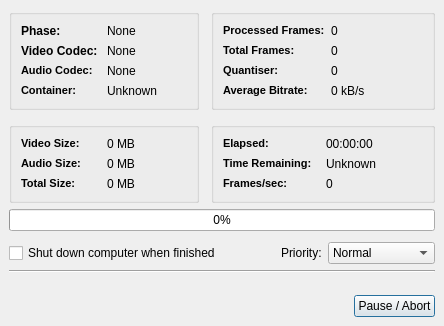
<ui version="4.0" >
 <class>Dialog</class>
 <widget class="QDialog" name="Dialog" >
  <property name="geometry" >
   <rect>
    <x>0</x>
    <y>0</y>
    <width>444</width>
    <height>326</height>
   </rect>
  </property>
  <property name="windowTitle" >
   <string>Encoding...</string>
  </property>
  <layout class="QVBoxLayout" >
   <property name="margin" >
    <number>9</number>
   </property>
   <property name="spacing" >
    <number>6</number>
   </property>
   <item>
    <layout class="QVBoxLayout" >
     <property name="margin" >
      <number>0</number>
     </property>
     <property name="spacing" >
      <number>6</number>
     </property>
     <item>
      <layout class="QGridLayout" >
       <property name="margin" >
        <number>0</number>
       </property>
       <property name="spacing" >
        <number>12</number>
       </property>
       <item row="0" column="0" >
        <widget class="QGroupBox" name="groupBox" >
         <property name="sizePolicy" >
          <sizepolicy>
           <hsizetype>4</hsizetype>
           <vsizetype>5</vsizetype>
           <horstretch>1</horstretch>
           <verstretch>0</verstretch>
          </sizepolicy>
         </property>
         <property name="minimumSize" >
          <size>
           <width>190</width>
           <height>0</height>
          </size>
         </property>
         <property name="title" >
          <string/>
         </property>
         <layout class="QGridLayout" >
          <property name="margin" >
           <number>9</number>
          </property>
          <property name="spacing" >
           <number>6</number>
          </property>
          <item row="0" column="0" >
           <widget class="QLabel" name="label_2" >
            <property name="font" >
             <font>
              <weight>75</weight>
              <bold>true</bold>
             </font>
            </property>
            <property name="text" >
             <string>Phase:</string>
            </property>
           </widget>
          </item>
          <item row="1" column="0" >
           <widget class="QLabel" name="label_4" >
            <property name="font" >
             <font>
              <weight>75</weight>
              <bold>true</bold>
             </font>
            </property>
            <property name="text" >
             <string>Video Codec:</string>
            </property>
           </widget>
          </item>
          <item row="1" column="1" >
           <widget class="QLabel" name="labelVidCodec" >
            <property name="text" >
             <string>None</string>
            </property>
           </widget>
          </item>
          <item row="0" column="1" >
           <widget class="QLabel" name="labelPhasis" >
            <property name="text" >
             <string>None</string>
            </property>
           </widget>
          </item>
          <item row="3" column="1" >
           <widget class="QLabel" name="labelContainer" >
            <property name="text" >
             <string>Unknown</string>
            </property>
           </widget>
          </item>
          <item row="3" column="0" >
           <widget class="QLabel" name="label_8" >
            <property name="text" >
             <string>&lt;html>&lt;head>&lt;meta name="qrichtext" content="1" />&lt;style type="text/css">
p, li { white-space: pre-wrap; }
&lt;/style>&lt;/head>&lt;body style=" font-family:'MS Shell Dlg 2'; font-size:8.25pt; font-weight:400; font-style:normal; text-decoration:none;">
&lt;p style=" margin-top:0px; margin-bottom:0px; margin-left:0px; margin-right:0px; -qt-block-indent:0; text-indent:0px;">&lt;span style=" font-size:8pt; font-weight:600;">Container:&lt;/span>&lt;/p>&lt;/body>&lt;/html></string>
            </property>
           </widget>
          </item>
          <item row="2" column="1" >
           <widget class="QLabel" name="labelAudCodec" >
            <property name="text" >
             <string>None</string>
            </property>
           </widget>
          </item>
          <item row="2" column="0" >
           <widget class="QLabel" name="label_6" >
            <property name="text" >
             <string>&lt;html>&lt;head>&lt;meta name="qrichtext" content="1" />&lt;style type="text/css">
p, li { white-space: pre-wrap; }
&lt;/style>&lt;/head>&lt;body style=" font-family:'MS Shell Dlg 2'; font-size:8.25pt; font-weight:400; font-style:normal; text-decoration:none;">
&lt;p style=" margin-top:0px; margin-bottom:0px; margin-left:0px; margin-right:0px; -qt-block-indent:0; text-indent:0px;">&lt;span style=" font-size:8pt; font-weight:600;">Audio Codec:&lt;/span>&lt;/p>&lt;/body>&lt;/html></string>
            </property>
           </widget>
          </item>
         </layout>
        </widget>
       </item>
       <item row="1" column="1" >
        <widget class="QGroupBox" name="groupBox_4" >
         <property name="sizePolicy" >
          <sizepolicy>
           <hsizetype>7</hsizetype>
           <vsizetype>5</vsizetype>
           <horstretch>0</horstretch>
           <verstretch>0</verstretch>
          </sizepolicy>
         </property>
         <property name="minimumSize" >
          <size>
           <width>210</width>
           <height>0</height>
          </size>
         </property>
         <property name="title" >
          <string/>
         </property>
         <layout class="QGridLayout" >
          <property name="margin" >
           <number>9</number>
          </property>
          <property name="spacing" >
           <number>6</number>
          </property>
          <item row="2" column="1" >
           <widget class="QLabel" name="labelFps" >
            <property name="text" >
             <string>0</string>
            </property>
           </widget>
          </item>
          <item row="1" column="1" >
           <widget class="QLabel" name="labelETA" >
            <property name="text" >
             <string>Unknown</string>
            </property>
           </widget>
          </item>
          <item row="0" column="1" >
           <widget class="QLabel" name="labelElapsed" >
            <property name="text" >
             <string>00:00:00</string>
            </property>
           </widget>
          </item>
          <item row="0" column="0" >
           <widget class="QLabel" name="label_24" >
            <property name="text" >
             <string>&lt;html>&lt;head>&lt;meta name="qrichtext" content="1" />&lt;style type="text/css">
p, li { white-space: pre-wrap; }
&lt;/style>&lt;/head>&lt;body style=" font-family:'MS Shell Dlg 2'; font-size:8.25pt; font-weight:400; font-style:normal; text-decoration:none;">
&lt;p style=" margin-top:0px; margin-bottom:0px; margin-left:0px; margin-right:0px; -qt-block-indent:0; text-indent:0px;">&lt;span style=" font-size:8pt; font-weight:600;">Elapsed:&lt;/span>&lt;/p>&lt;/body>&lt;/html></string>
            </property>
           </widget>
          </item>
          <item row="1" column="0" >
           <widget class="QLabel" name="label_26" >
            <property name="text" >
             <string>&lt;html>&lt;head>&lt;meta name="qrichtext" content="1" />&lt;style type="text/css">
p, li { white-space: pre-wrap; }
&lt;/style>&lt;/head>&lt;body style=" font-family:'MS Shell Dlg 2'; font-size:8.25pt; font-weight:400; font-style:normal; text-decoration:none;">
&lt;p style=" margin-top:0px; margin-bottom:0px; margin-left:0px; margin-right:0px; -qt-block-indent:0; text-indent:0px;">&lt;span style=" font-size:8pt; font-weight:600;">Time Remaining:&lt;/span>&lt;/p>&lt;/body>&lt;/html></string>
            </property>
           </widget>
          </item>
          <item row="2" column="0" >
           <widget class="QLabel" name="label_28" >
            <property name="text" >
             <string>&lt;html>&lt;head>&lt;meta name="qrichtext" content="1" />&lt;style type="text/css">
p, li { white-space: pre-wrap; }
&lt;/style>&lt;/head>&lt;body style=" font-family:'MS Shell Dlg 2'; font-size:8.25pt; font-weight:400; font-style:normal; text-decoration:none;">
&lt;p style=" margin-top:0px; margin-bottom:0px; margin-left:0px; margin-right:0px; -qt-block-indent:0; text-indent:0px;">&lt;span style=" font-size:8pt; font-weight:600;">Frames/sec:&lt;/span>&lt;/p>&lt;/body>&lt;/html></string>
            </property>
           </widget>
          </item>
         </layout>
        </widget>
       </item>
       <item row="1" column="0" >
        <widget class="QGroupBox" name="groupBox_3" >
         <property name="sizePolicy" >
          <sizepolicy>
           <hsizetype>5</hsizetype>
           <vsizetype>5</vsizetype>
           <horstretch>0</horstretch>
           <verstretch>0</verstretch>
          </sizepolicy>
         </property>
         <property name="minimumSize" >
          <size>
           <width>180</width>
           <height>0</height>
          </size>
         </property>
         <property name="title" >
          <string/>
         </property>
         <layout class="QGridLayout" >
          <property name="margin" >
           <number>9</number>
          </property>
          <property name="spacing" >
           <number>6</number>
          </property>
          <item row="2" column="1" >
           <widget class="QLabel" name="labelTotalSize" >
            <property name="text" >
             <string>0 MB</string>
            </property>
           </widget>
          </item>
          <item row="2" column="0" >
           <widget class="QLabel" name="label_22" >
            <property name="text" >
             <string>&lt;html>&lt;head>&lt;meta name="qrichtext" content="1" />&lt;style type="text/css">
p, li { white-space: pre-wrap; }
&lt;/style>&lt;/head>&lt;body style=" font-family:'MS Shell Dlg 2'; font-size:8.25pt; font-weight:400; font-style:normal; text-decoration:none;">
&lt;p style=" margin-top:0px; margin-bottom:0px; margin-left:0px; margin-right:0px; -qt-block-indent:0; text-indent:0px;">&lt;span style=" font-size:8pt; font-weight:600;">Total Size:&lt;/span>&lt;/p>&lt;/body>&lt;/html></string>
            </property>
           </widget>
          </item>
          <item row="1" column="1" >
           <widget class="QLabel" name="labelAudioSize" >
            <property name="text" >
             <string>0 MB</string>
            </property>
           </widget>
          </item>
          <item row="1" column="0" >
           <widget class="QLabel" name="label_20" >
            <property name="text" >
             <string>&lt;html>&lt;head>&lt;meta name="qrichtext" content="1" />&lt;style type="text/css">
p, li { white-space: pre-wrap; }
&lt;/style>&lt;/head>&lt;body style=" font-family:'MS Shell Dlg 2'; font-size:8.25pt; font-weight:400; font-style:normal; text-decoration:none;">
&lt;p style=" margin-top:0px; margin-bottom:0px; margin-left:0px; margin-right:0px; -qt-block-indent:0; text-indent:0px;">&lt;span style=" font-size:8pt; font-weight:600;">Audio Size:&lt;/span>&lt;/p>&lt;/body>&lt;/html></string>
            </property>
           </widget>
          </item>
          <item row="0" column="1" >
           <widget class="QLabel" name="labelVideoSize" >
            <property name="text" >
             <string>0 MB</string>
            </property>
            <property name="alignment" >
             <set>Qt::AlignLeading|Qt::AlignLeft|Qt::AlignVCenter</set>
            </property>
           </widget>
          </item>
          <item row="0" column="0" >
           <widget class="QLabel" name="label_18" >
            <property name="text" >
             <string>&lt;html>&lt;head>&lt;meta name="qrichtext" content="1" />&lt;style type="text/css">
p, li { white-space: pre-wrap; }
&lt;/style>&lt;/head>&lt;body style=" font-family:'MS Shell Dlg 2'; font-size:8.25pt; font-weight:400; font-style:normal; text-decoration:none;">
&lt;p style=" margin-top:0px; margin-bottom:0px; margin-left:0px; margin-right:0px; -qt-block-indent:0; text-indent:0px;">&lt;span style=" font-size:8pt; font-weight:600;">Video Size:&lt;/span>&lt;/p>&lt;/body>&lt;/html></string>
            </property>
           </widget>
          </item>
         </layout>
        </widget>
       </item>
       <item row="0" column="1" >
        <widget class="QGroupBox" name="groupBox_2" >
         <property name="sizePolicy" >
          <sizepolicy>
           <hsizetype>7</hsizetype>
           <vsizetype>5</vsizetype>
           <horstretch>0</horstretch>
           <verstretch>0</verstretch>
          </sizepolicy>
         </property>
         <property name="minimumSize" >
          <size>
           <width>210</width>
           <height>0</height>
          </size>
         </property>
         <property name="title" >
          <string/>
         </property>
         <layout class="QGridLayout" >
          <property name="margin" >
           <number>9</number>
          </property>
          <property name="spacing" >
           <number>6</number>
          </property>
          <item row="0" column="0" >
           <widget class="QLabel" name="label_10" >
            <property name="text" >
             <string>&lt;html>&lt;head>&lt;meta name="qrichtext" content="1" />&lt;style type="text/css">
p, li { white-space: pre-wrap; }
&lt;/style>&lt;/head>&lt;body style=" font-family:'MS Shell Dlg 2'; font-size:8.25pt; font-weight:400; font-style:normal; text-decoration:none;">
&lt;p style=" margin-top:0px; margin-bottom:0px; margin-left:0px; margin-right:0px; -qt-block-indent:0; text-indent:0px;">&lt;span style=" font-size:8pt; font-weight:600;">Processed Frames:&lt;/span>&lt;/p>&lt;/body>&lt;/html></string>
            </property>
           </widget>
          </item>
          <item row="1" column="0" >
           <widget class="QLabel" name="label_12" >
            <property name="text" >
             <string>&lt;html>&lt;head>&lt;meta name="qrichtext" content="1" />&lt;style type="text/css">
p, li { white-space: pre-wrap; }
&lt;/style>&lt;/head>&lt;body style=" font-family:'MS Shell Dlg 2'; font-size:8.25pt; font-weight:400; font-style:normal; text-decoration:none;">
&lt;p style=" margin-top:0px; margin-bottom:0px; margin-left:0px; margin-right:0px; -qt-block-indent:0; text-indent:0px;">&lt;span style=" font-size:8pt; font-weight:600;">Total Frames:&lt;/span>&lt;/p>&lt;/body>&lt;/html></string>
            </property>
           </widget>
          </item>
          <item row="0" column="1" >
           <widget class="QLabel" name="labelFrame" >
            <property name="text" >
             <string>0</string>
            </property>
            <property name="alignment" >
             <set>Qt::AlignLeading|Qt::AlignLeft|Qt::AlignVCenter</set>
            </property>
           </widget>
          </item>
          <item row="3" column="1" >
           <widget class="QLabel" name="labelVidBitrate" >
            <property name="text" >
             <string>0 kB/s</string>
            </property>
           </widget>
          </item>
          <item row="3" column="0" >
           <widget class="QLabel" name="label_16" >
            <property name="text" >
             <string>&lt;html>&lt;head>&lt;meta name="qrichtext" content="1" />&lt;style type="text/css">
p, li { white-space: pre-wrap; }
&lt;/style>&lt;/head>&lt;body style=" font-family:'MS Shell Dlg 2'; font-size:8.25pt; font-weight:400; font-style:normal; text-decoration:none;">
&lt;p style=" margin-top:0px; margin-bottom:0px; margin-left:0px; margin-right:0px; -qt-block-indent:0; text-indent:0px;">&lt;span style=" font-size:8pt; font-weight:600;">Average Bitrate:&lt;/span>&lt;/p>&lt;/body>&lt;/html></string>
            </property>
           </widget>
          </item>
          <item row="2" column="1" >
           <widget class="QLabel" name="labelQz" >
            <property name="text" >
             <string>0</string>
            </property>
           </widget>
          </item>
          <item row="2" column="0" >
           <widget class="QLabel" name="label_14" >
            <property name="text" >
             <string>&lt;html>&lt;head>&lt;meta name="qrichtext" content="1" />&lt;style type="text/css">
p, li { white-space: pre-wrap; }
&lt;/style>&lt;/head>&lt;body style=" font-family:'MS Shell Dlg 2'; font-size:8.25pt; font-weight:400; font-style:normal; text-decoration:none;">
&lt;p style=" margin-top:0px; margin-bottom:0px; margin-left:0px; margin-right:0px; -qt-block-indent:0; text-indent:0px;">&lt;span style=" font-size:8pt; font-weight:600;">Quantiser:&lt;/span>&lt;/p>&lt;/body>&lt;/html></string>
            </property>
           </widget>
          </item>
          <item row="1" column="1" >
           <widget class="QLabel" name="labelTotalFrame" >
            <property name="text" >
             <string>0</string>
            </property>
           </widget>
          </item>
         </layout>
        </widget>
       </item>
      </layout>
     </item>
     <item>
      <spacer>
       <property name="orientation" >
        <enum>Qt::Vertical</enum>
       </property>
       <property name="sizeHint" >
        <size>
         <width>20</width>
         <height>6</height>
        </size>
       </property>
      </spacer>
     </item>
     <item>
      <widget class="QProgressBar" name="progressBar" >
       <property name="value" >
        <number>0</number>
       </property>
       <property name="orientation" >
        <enum>Qt::Horizontal</enum>
       </property>
      </widget>
     </item>
     <item>
      <spacer>
       <property name="orientation" >
        <enum>Qt::Vertical</enum>
       </property>
       <property name="sizeHint" >
        <size>
         <width>20</width>
         <height>10</height>
        </size>
       </property>
      </spacer>
     </item>
     <item>
      <layout class="QHBoxLayout" >
       <property name="margin" >
        <number>0</number>
       </property>
       <property name="spacing" >
        <number>6</number>
       </property>
       <item>
        <widget class="QCheckBox" name="checkBoxShutdown" >
         <property name="text" >
          <string>Shut down computer when finished</string>
         </property>
        </widget>
       </item>
       <item>
        <spacer>
         <property name="orientation" >
          <enum>Qt::Horizontal</enum>
         </property>
         <property name="sizeHint" >
          <size>
           <width>40</width>
           <height>20</height>
          </size>
         </property>
        </spacer>
       </item>
       <item>
        <widget class="QLabel" name="label" >
         <property name="text" >
          <string>Priority:</string>
         </property>
        </widget>
       </item>
       <item>
        <widget class="QComboBox" name="comboBoxPriority" >
         <property name="currentIndex" >
          <number>2</number>
         </property>
         <item>
          <property name="text" >
           <string>High</string>
          </property>
         </item>
         <item>
          <property name="text" >
           <string>Above Normal</string>
          </property>
         </item>
         <item>
          <property name="text" >
           <string>Normal</string>
          </property>
         </item>
         <item>
          <property name="text" >
           <string>Below Normal</string>
          </property>
         </item>
         <item>
          <property name="text" >
           <string>Low</string>
          </property>
         </item>
        </widget>
       </item>
      </layout>
     </item>
     <item>
      <layout class="QVBoxLayout" >
       <property name="margin" >
        <number>0</number>
       </property>
       <property name="spacing" >
        <number>6</number>
       </property>
       <item>
        <spacer>
         <property name="orientation" >
          <enum>Qt::Vertical</enum>
         </property>
         <property name="sizeHint" >
          <size>
           <width>20</width>
           <height>2</height>
          </size>
         </property>
        </spacer>
       </item>
       <item>
        <widget class="Line" name="line" >
         <property name="orientation" >
          <enum>Qt::Horizontal</enum>
         </property>
        </widget>
       </item>
       <item>
        <spacer>
         <property name="orientation" >
          <enum>Qt::Vertical</enum>
         </property>
         <property name="sizeHint" >
          <size>
           <width>20</width>
           <height>20</height>
          </size>
         </property>
        </spacer>
       </item>
      </layout>
     </item>
     <item>
      <layout class="QHBoxLayout" >
       <property name="margin" >
        <number>0</number>
       </property>
       <property name="spacing" >
        <number>6</number>
       </property>
       <item>
        <spacer>
         <property name="orientation" >
          <enum>Qt::Horizontal</enum>
         </property>
         <property name="sizeHint" >
          <size>
           <width>40</width>
           <height>20</height>
          </size>
         </property>
        </spacer>
       </item>
       <item>
        <widget class="QPushButton" name="pushButton" >
         <property name="text" >
          <string>Pause / Abort</string>
         </property>
         <property name="default" >
          <bool>true</bool>
         </property>
        </widget>
       </item>
      </layout>
     </item>
    </layout>
   </item>
  </layout>
 </widget>
 <tabstops>
  <tabstop>pushButton</tabstop>
  <tabstop>checkBoxShutdown</tabstop>
  <tabstop>comboBoxPriority</tabstop>
 </tabstops>
 <resources/>
 <connections/>
</ui>
